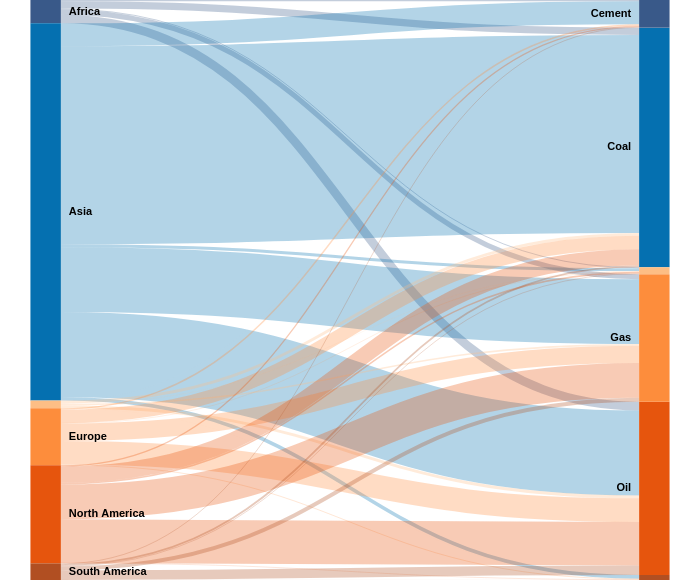

This figure's Vega-Lite source:
### Vega specification from a JSON file in a GitHub repository (floating-point values rounded to 4 significant figures)
{"$schema": "https://vega.github.io/schema/vega/v5.0.json", "width": 700, "height": 580, "data": [{"name": "emission_types", "values": {"aggregations": {"table": {"buckets": [{"key": {"stk1": "Africa", "stk2": "Coal"}, "doc_count": 428.1}, {"key": {"stk1": "Africa", "stk2": "Oil"}, "doc_count": 513.1}, {"key": {"stk1": "Africa", "stk2": "Gas"}, "doc_count": 305.2}, {"key": {"stk1": "Africa", "stk2": "Cement"}, "doc_count": 78.55}, {"key": {"stk1": "Africa", "stk2": "Flaring"}, "doc_count": 54.33}, {"key": {"stk1": "Asia", "stk2": "Coal"}, "doc_count": 11720.0}, {"key": {"stk1": "Asia", "stk2": "Oil"}, "doc_count": 5023.0}, {"key": {"stk1": "Asia", "stk2": "Gas"}, "doc_count": 3833.0}, {"key": {"stk1": "Asia", "stk2": "Cement"}, "doc_count": 1352.0}, {"key": {"stk1": "Asia", "stk2": "Flaring"}, "doc_count": 175.1}, {"key": {"stk1": "Asia", "stk2": "Other"}, "doc_count": 216.8}, {"key": {"stk1": "Australia", "stk2": "Coal"}, "doc_count": 164.5}, {"key": {"stk1": "Australia", "stk2": "Oil"}, "doc_count": 168.8}, {"key": {"stk1": "Australia", "stk2": "Gas"}, "doc_count": 93.15}, {"key": {"stk1": "Australia", "stk2": "Cement"}, "doc_count": 3.229}, {"key": {"stk1": "Australia", "stk2": "Flaring"}, "doc_count": 18.16}, {"key": {"stk1": "Australia", "stk2": "Other"}, "doc_count": 4.308}, {"key": {"stk1": "Europe", "stk2": "Coal"}, "doc_count": 799.9}, {"key": {"stk1": "Europe", "stk2": "Oil"}, "doc_count": 1401.0}, {"key": {"stk1": "Europe", "stk2": "Gas"}, "doc_count": 1025.0}, {"key": {"stk1": "Europe", "stk2": "Cement"}, "doc_count": 85.63}, {"key": {"stk1": "Europe", "stk2": "Flaring"}, "doc_count": 25.74}, {"key": {"stk1": "Europe", "stk2": "Other"}, "doc_count": 41.46}, {"key": {"stk1": "North America", "stk2": "Coal"}, "doc_count": 958.6}, {"key": {"stk1": "North America", "stk2": "Oil"}, "doc_count": 2582.0}, {"key": {"stk1": "North America", "stk2": "Gas"}, "doc_count": 2064.0}, {"key": {"stk1": "North America", "stk2": "Cement"}, "doc_count": 75.72}, {"key": {"stk1": "North America", "stk2": "Flaring"}, "doc_count": 95.12}, {"key": {"stk1": "North America", "stk2": "Other"}, "doc_count": 27.38}, {"key": {"stk1": "South America", "stk2": "Coal"}, "doc_count": 102.8}, {"key": {"stk1": "South America", "stk2": "Oil"}, "doc_count": 554.5}, {"key": {"stk1": "South America", "stk2": "Gas"}, "doc_count": 236.1}, {"key": {"stk1": "South America", "stk2": "Cement"}, "doc_count": 42.35}, {"key": {"stk1": "South America", "stk2": "Flaring"}, "doc_count": 39.12}, {"key": {"stk1": "South America", "stk2": "Other"}, "doc_count": 6.392}]}}}, "format": {"property": "aggregations.table.buckets"}, "transform": [{"type": "formula", "expr": "datum.key.stk1", "as": "stk1"}, {"type": "formula", "expr": "datum.key.stk2", "as": "stk2"}, {"type": "formula", "expr": "datum.doc_count", "as": "size"}]}, {"name": "nodes", "source": "emission_types", "transform": [{"type": "filter", "expr": "!groupSelector || groupSelector.stk1 == datum.stk1 || groupSelector.stk2 == datum.stk2"}, {"type": "formula", "expr": "datum.stk1+datum.stk2", "as": "key"}, {"type": "fold", "fields": ["stk1", "stk2"], "as": ["stack", "grpId"]}, {"type": "formula", "expr": "datum.stack == 'stk1' ? datum.stk1+' '+datum.stk2 : datum.stk2+' '+datum.stk1", "as": "sortField"}, {"type": "stack", "groupby": ["stack"], "sort": {"field": "sortField", "order": "descending"}, "field": "size"}, {"type": "formula", "expr": "(datum.y0+datum.y1)/2", "as": "yc"}]}, {"name": "groups", "source": "nodes", "transform": [{"type": "aggregate", "groupby": ["stack", "grpId"], "fields": ["size"], "ops": ["sum"], "as": ["total"]}, {"type": "stack", "groupby": ["stack"], "sort": {"field": "grpId", "order": "descending"}, "field": "total"}, {"type": "formula", "expr": "scale('y', datum.y0)", "as": "scaledY0"}, {"type": "formula", "expr": "scale('y', datum.y1)", "as": "scaledY1"}, {"type": "formula", "expr": "datum.stack == 'stk1'", "as": "rightLabel"}, {"type": "formula", "expr": "datum.total/domain('y')[1]", "as": "percentage"}]}, {"name": "destinationNodes", "source": "nodes", "transform": [{"type": "filter", "expr": "datum.stack == 'stk2'"}]}, {"name": "edges", "source": "nodes", "transform": [{"type": "filter", "expr": "datum.stack == 'stk1'"}, {"type": "lookup", "from": "destinationNodes", "key": "key", "fields": ["key"], "as": ["target"]}, {"type": "linkpath", "orient": "horizontal", "shape": "diagonal", "sourceY": {"expr": "scale('y', datum.yc)"}, "sourceX": {"expr": "scale('x', 'stk1') + bandwidth('x')"}, "targetY": {"expr": "scale('y', datum.target.yc)"}, "targetX": {"expr": "scale('x', 'stk2')"}}, {"type": "formula", "expr": "range('y')[0]-scale('y', datum.size)", "as": "strokeWidth"}, {"type": "formula", "expr": "datum.size/domain('y')[1]", "as": "percentage"}]}], "scales": [{"name": "x", "type": "band", "range": "width", "domain": ["stk1", "stk2"], "paddingOuter": 0.05, "paddingInner": 0.95}, {"name": "y", "type": "linear", "range": "height", "domain": {"data": "nodes", "field": "y1"}}, {"name": "color", "type": "ordinal", "range": ["#395989", "#0570b0", "#fdbe85", "#fd8d3c", "#e6550d", "#b14f22", "#0570b0", "#e6550d", "#fd8d3c", "#395989", "#fdbe85", "#b14f22"], "domain": {"data": "emission_types", "fields": ["stk1", "stk2"]}}, {"name": "stackNames", "type": "ordinal", "range": ["Source", "Destination"], "domain": ["stk1", "stk2"]}], "marks": [{"type": "path", "name": "edgeMark", "from": {"data": "edges"}, "clip": true, "encode": {"update": {"stroke": [{"test": "groupSelector && groupSelector.stack=='stk1'", "scale": "color", "field": "stk2"}, {"scale": "color", "field": "stk1"}], "strokeWidth": {"field": "strokeWidth"}, "path": {"field": "path"}, "strokeOpacity": {"signal": "!groupSelector && (groupHover.stk1 == datum.stk1 || groupHover.stk2 == datum.stk2) ? 0.9 : 0.3"}, "zindex": {"signal": "!groupSelector && (groupHover.stk1 == datum.stk1 || groupHover.stk2 == datum.stk2) ? 1 : 0"}, "tooltip": {"signal": "datum.stk1 + ' → ' + datum.stk2 + '    ' + format(datum.size, ',.0f') + '   (' + format(datum.percentage, '.1%') + ')'"}}, "hover": {"strokeOpacity": {"value": 1}}}}, {"type": "rect", "name": "groupMark", "from": {"data": "groups"}, "encode": {"enter": {"fill": {"scale": "color", "field": "grpId"}, "width": {"scale": "x", "band": 1}}, "update": {"x": {"scale": "x", "field": "stack"}, "y": {"field": "scaledY0"}, "y2": {"field": "scaledY1"}, "fillOpacity": {"value": 1}, "tooltip": {"signal": "datum.grpId + '   ' + format(datum.total, ',.0f') + '   (' + format(datum.percentage, '.1%') + ')'"}}, "hover": {"fillOpacity": {"value": 1}}}}, {"type": "text", "from": {"data": "groups"}, "interactive": false, "encode": {"update": {"x": {"signal": "scale('x', datum.stack) + (datum.rightLabel ? bandwidth('x') + 8 : -8)"}, "yc": {"signal": "(datum.scaledY0 + datum.scaledY1)/2"}, "align": {"signal": "datum.rightLabel ? 'left' : 'right'"}, "baseline": {"value": "middle"}, "fontWeight": {"value": "bold"}, "text": {"signal": "abs(datum.scaledY0-datum.scaledY1) > 13 ? datum.grpId : ''"}}}}, {"type": "group", "data": [{"name": "dataForShowAll", "values": [{}], "transform": [{"type": "filter", "expr": "groupSelector"}]}], "encode": {"enter": {"xc": {"signal": "width/2"}, "y": {"value": 30}, "width": {"value": 80}, "height": {"value": 30}}}, "marks": [{"type": "group", "name": "groupReset", "from": {"data": "dataForShowAll"}, "encode": {"enter": {"cornerRadius": {"value": 6}, "fill": {"value": "#f5f5f5"}, "stroke": {"value": "#c1c1c1"}, "strokeWidth": {"value": 2}, "height": {"field": {"group": "height"}}, "width": {"field": {"group": "width"}}}, "update": {"opacity": {"value": 1}}, "hover": {"opacity": {"value": 1}}}, "marks": [{"type": "text", "interactive": false, "encode": {"enter": {"xc": {"field": {"group": "width"}, "mult": 0.5}, "yc": {"field": {"group": "height"}, "mult": 0.5, "offset": -2}, "align": {"value": "center"}, "baseline": {"value": "middle"}, "fontWeight": {"value": "bold"}, "text": {"value": "Show All"}}}}]}]}], "signals": [{"name": "groupHover", "value": {}, "on": [{"events": "@groupMark:mouseover", "update": "{stk1:datum.stack=='stk1' && datum.grpId, stk2:datum.stack=='stk2' && datum.grpId}"}, {"events": "mouseout", "update": "{}"}]}, {"name": "groupSelector", "value": false, "on": [{"events": "@groupMark:click!", "update": "{stack:datum.stack, stk1:datum.stack=='stk1' && datum.grpId, stk2:datum.stack=='stk2' && datum.grpId}"}, {"events": [{"type": "click", "markname": "groupReset"}, {"type": "dblclick"}], "update": "false"}]}]}
